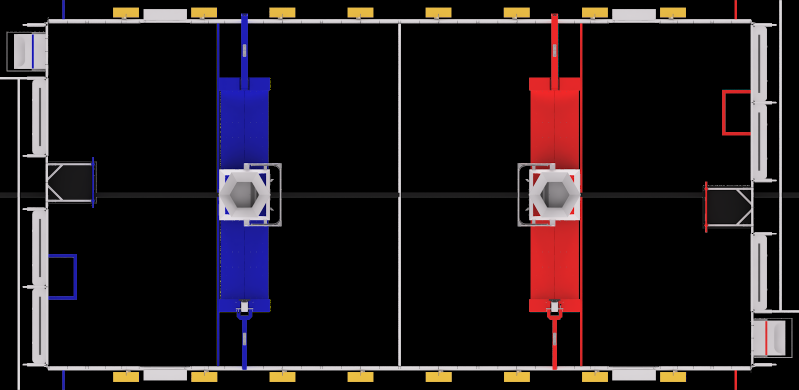
#> input picture web/fields/2025.png, 1597 x 779 px (shown at 1/2 size); its folder holds only this picture in this run
$ python -i multicam.py   (imports and definitions only)   (older library calls are emulated)
#> lines starting #> are read from the running program, lines starting #| are printed output that depends on the picture
#> further down, picture is the input picture: shape (779, 1597, 3); mean B, G, R 26.3, 23, 30
"""Detect multi-angle FRC broadcast layouts and section them into roles.

Many event VODs stack feeds:
- Top wide / high camera → overview for general movement (top-down map)
- Bottom pane → often a closer sideline; when wide enough we split it into
  blue-side (left) and red-side (right) for scoring / climb reasoning

Older single-camera broadcasts keep the classic scorebug-aware crop.
"""

from __future__ import annotations

from dataclasses import asdict, dataclass, field
from pathlib import Path
from typing import Any

import numpy as np


@dataclass
class CameraPane:
    """One camera crop with a scouting role."""

    role: str  # overview | overview_alt | blue_side | red_side | sideline | graphics | other
    crop_top: float
    crop_bottom: float
    crop_left: float = 0.0
    crop_right: float = 1.0
    purpose: str = ""
    alliance_bias: str | None = None  # blue | red | None
    confidence: float = 1.0
    features: dict[str, float] = field(default_factory=dict)
    scorebug: list[float] | None = None  # normalized box inside this pane

    # [4 lines left out: function as_dict, not called in this run]

    @property
    def box(self) -> list[float]:
        return [float(self.crop_left), float(self.crop_top), float(self.crop_right), float(self.crop_bottom)]

    # [9 lines left out: function slice_frame, not called in this run]


@dataclass
class CameraLayout:
    """Normalized crop layout for preferred + side camera panes."""

    mode: str  # single | stacked_top | stacked_sides | side_by_side | grid | manual
    crop_top: float
    crop_bottom: float
    confidence: float
    detail: str
    split_y: float | None = None
    split_x: float | None = None
    panes: list[CameraPane] = field(default_factory=list)
    # Signal-decomposition extras (see ramscout.layout): per-segment timeline,
    # detected scorebug box, active picture area, analysis method.
    timeline: list[dict[str, Any]] = field(default_factory=list)
    scorebug: list[float] | None = None
    letterbox: list[float] | None = None
    method: str = "heuristic"
    crop_left: float = 0.0
    crop_right: float = 1.0

    # [10 lines left out: functions as_dict, overview_pane, not called in this run]

    def side_panes(self) -> list[CameraPane]:
        return [p for p in self.panes if p.role in {"blue_side", "red_side", "sideline"}]

    # [5 lines left out: function overview_box, not called in this run]


def analyze_frame(frame: np.ndarray) -> CameraLayout:
    """Guess whether a broadcast frame is a vertical dual-camera stack.

    Heuristic: look for a strong horizontal band of low-motion / dark gutter
    near mid-frame (letterbox / divider between stacked angles). Prefer the
    upper pane when found — that feed is typically the correctly oriented
    field overview. When stacked, also try to split the lower pane left/right
    for blue vs red side cameras.
    """
    if frame is None or getattr(frame, "size", 0) == 0:
        layout = CameraLayout("single", 0.10, 0.65, 0.0, "Empty frame.")
        layout.panes = [_single_overview(0.10, 0.65)]
        return layout

    import cv2

    h, w = frame.shape[:2]
#> h = 779; w = 1597
    if h < 120 or w < 160:
        layout = CameraLayout("single", 0.10, 0.65, 0.2, "Frame too small to classify.")
        layout.panes = [_single_overview(0.10, 0.65)]
        return layout

    gray = cv2.cvtColor(frame, cv2.COLOR_BGR2GRAY) if frame.ndim == 3 else frame
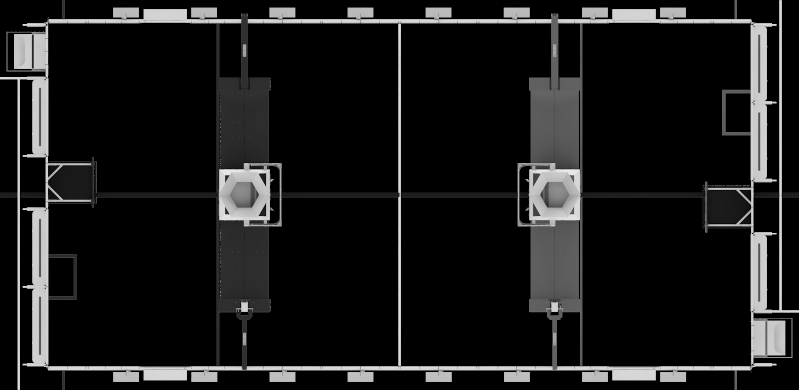
#> gray: shape (779, 1597) (shown at 1/2 size); min 0, max 255, mean 25.5
    # Row energy: mean absolute horizontal gradient — dividers are flat.
    sobel = cv2.Sobel(gray, cv2.CV_32F, 1, 0, ksize=3)
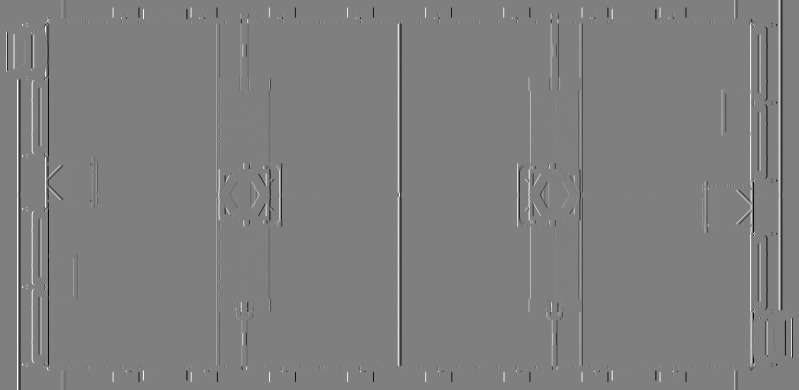
#> sobel: shape (779, 1597) float32 (shown at 1/2 size); min -896, max 892, mean 0; drawn with min black and max white
    row_energy = np.mean(np.abs(sobel), axis=1)
#> row_energy = 779 values, max 35.49 at index 371, min 3.64 at index 0, mean 17.94
    row_mean = np.mean(gray.astype(np.float32), axis=1)
#> row_mean = 779 values, max 194.3 at index 41, min 1.13 at index 0, mean 25.5

    # Search for a low-energy gutter in the middle third of the frame.
    y0 = int(h * 0.28)
#> y0 = 218
    y1 = int(h * 0.72)
#> y1 = 560
    window = max(3, h // 80)
#> window = 9
    scores: list[tuple[float, int]] = []
    for y in range(y0, y1):
        band = slice(max(0, y - window), min(h, y + window + 1))
        energy = float(np.mean(row_energy[band]))
        brightness = float(np.mean(row_mean[band]))
        # Prefer dark-ish gutters with low texture.
        score = energy + 0.15 * brightness
        scores.append((score, y))
#> this loop made 342 passes
#> (energy, brightness, score) on passes 1 to 3: (16.5, 19.25, 19.39), (16.52, 19.26, 19.41), (16.56, 19.26, 19.45)
#> after the loop, scores = 342 pairs, first value 18.15 to 33.12, second value 218 to 559
    scores.sort(key=lambda item: item[0])
    best_score, split_y = scores[0]
#> best_score = 18.15; split_y = 298
    median_score = float(np.median([s for s, _ in scores]))
#> median_score = 20.12
    if median_score <= 1e-3:
        layout = CameraLayout("single", 0.10, 0.65, 0.2, "Could not measure frame energy.")
        layout.panes = [_single_overview(0.10, 0.65)]
        return layout

    contrast = (median_score - best_score) / median_score
#> contrast = 0.0978
    split_norm = split_y / float(h)
#> split_norm = 0.383

    # Upper and lower panes should each look "busy" relative to the gutter.
    upper = float(np.mean(row_energy[int(h * 0.05) : max(split_y - window, 1)]))
#> upper = 16.46
    lower = float(np.mean(row_energy[min(split_y + window, h - 1) : int(h * 0.95)]))
#> lower = 19.25
    panes_ok = upper > best_score * 1.35 and lower > best_score * 1.35
#> panes_ok = False

    if contrast >= 0.22 and panes_ok and 0.32 <= split_norm <= 0.68:
        crop_top = 0.02
        crop_bottom = min(max(split_norm - 0.01, 0.35), 0.70)
        if crop_bottom - crop_top < 0.25:
            crop_bottom = min(crop_top + 0.40, 0.70)

        lower_top = min(max(split_norm + 0.01, crop_bottom), 0.95)
        lower_bottom = 0.98
        split_x = _vertical_split(gray, lower_top, lower_bottom)

        panes = [
            CameraPane(
                role="overview",
                crop_top=round(crop_top, 3),
                crop_bottom=round(crop_bottom, 3),
                purpose="Top wide-angle — general movement for the top-down map",
            )
        ]
        mode = "stacked_top"
        detail = (
            "Detected a stacked dual-camera layout. Top wide-angle drives movement "
            "tracking; lower angle feeds scoring / climb reasoning."
        )

        if split_x is not None and 0.35 <= split_x <= 0.65:
            panes.extend(
                [
                    CameraPane(
                        role="blue_side",
                        crop_top=round(lower_top, 3),
                        crop_bottom=round(lower_bottom, 3),
                        crop_left=0.0,
                        crop_right=round(split_x, 3),
                        purpose="Bottom-left side camera — blue scoring / climb",
                        alliance_bias="blue",
                    ),
                    CameraPane(
                        role="red_side",
                        crop_top=round(lower_top, 3),
                        crop_bottom=round(lower_bottom, 3),
                        crop_left=round(split_x, 3),
                        crop_right=1.0,
                        purpose="Bottom-right side camera — red scoring / climb",
                        alliance_bias="red",
                    ),
                ]
            )
            mode = "stacked_sides"
            detail = (
                "Stacked layout with split lower pane: top wide-angle for movement, "
                "bottom-left for blue scoring/climb, bottom-right for red scoring/climb."
            )
        else:
            panes.append(
                CameraPane(
                    role="sideline",
                    crop_top=round(lower_top, 3),
                    crop_bottom=round(lower_bottom, 3),
                    purpose="Lower sideline / close-up — scoring and climb cues",
                )
            )

        return CameraLayout(
            mode=mode,
            crop_top=round(crop_top, 3),
            crop_bottom=round(crop_bottom, 3),
            confidence=round(min(0.95, 0.45 + contrast), 3),
            detail=detail,
            split_y=round(split_norm, 3),
            split_x=round(split_x, 3) if split_x is not None else None,
            panes=panes,
        )

    # Single wide broadcast — keep the classic scorebug-aware crop.
    layout = CameraLayout(
        mode="single",
        crop_top=0.10,
        crop_bottom=0.65,
        confidence=round(max(0.25, 1.0 - contrast), 3),
        detail="Single-camera (or unclear) layout — using the default field crop.",
        split_y=round(split_norm, 3) if contrast > 0.12 else None,
    )
    layout.panes = [_single_overview(0.10, 0.65)]
    return layout


# [198 lines left out: functions analyze_video, layout_from_decomposition, _analyze_video_decomposed, _analyze_video_legacy, apply_layout, not called in this run]


def _single_overview(top: float, bottom: float) -> CameraPane:
    return CameraPane(
        role="overview",
        crop_top=top,
        crop_bottom=bottom,
        purpose="Wide field overview — general movement for the top-down map",
    )


# [29 lines left out: function _vertical_split, not called in this run]

>>> import cv2
>>> picture = cv2.imread('../web/fields/2025.png')
>>> result = analyze_frame(picture)
